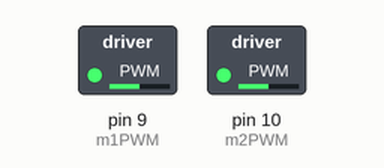
This sketch was run on a simulated Arduino Uno, built with avr-gcc and run on an emulated ATmega328P. On the bench: switched loads named in the sketch (green lamp = pin HIGH). What the sketch prints to the serial monitor is not drawn.

Above: at 0.15 s.
Timing chart, 0 to 1.8 s (numbered marks = the images above):
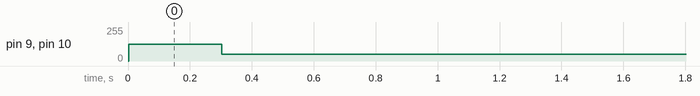

Measured:
- by itself, pin 9 (m1PWM), pin 10 (m2PWM): 0/255 → 127/255 at 0.00 s, → 51/255 0.30 s later

The sketch:

Rotation_v4__not_working_yet_.ino
```cpp
/*
  Left motor = M2, Right motor = M1

  Connections             Arduino Pin
  M2Encoder B output ---> pin 3
  M1Encoder B output ---> pin 5

*/

#include <PinChangeInt.h>
#define pi 3.14159265359
#define left_rotation_interval 1100
#define left_rotation_pi_const 0.78
#define rotation_sampling_interval 100

// Initialization
int m1INA = 2;      // Motor1 Dir A
int m1INB = 4;        // Motor1 Dir B
int m1PWM = 9;       // M1PWM
int m2INA = 7;      // Motor2 Dir A
int m2INB = 8;        // Motor2 Dir B
int m2PWM = 10;       // M2PWM
int count=0;
double left_rotation_dc[left_rotation_interval/rotation_sampling_interval] ;
void setup(){

  Serial.begin(115200);
  PCintPort::attachInterrupt(PIN3, &interrrupt_count, RISING);

  // Compute left rotation dc
  for(int i=0,t=0; i<(left_rotation_interval/rotation_sampling_interval); i++,t+=rotation_sampling_interval){
    left_rotation_dc[i] = abs(0.51*sin(left_rotation_pi_const*pi*t*0.001)*sin(left_rotation_pi_const*pi*t*0.001));
  }


  Serial.println("Connection Established");
}

void loop(){
  //rotateLeft90();
  //delay(1500)
  rotateRight90();
  delay(1500);
}

void rotateLeft90(){
  /// setting wheel direction to rotate robot left
  digitalWrite(m1INB, HIGH);
  digitalWrite(m2INB, LOW);
  digitalWrite(m1INA, LOW);
  digitalWrite(m2INA, HIGH);

  analogWrite(m2PWM,0.5*255);
  analogWrite(m1PWM,0.5*255);
  delay(300);
  analogWrite(m2PWM,0.2*255);
  analogWrite(m1PWM,0.2*255);
  while(count<440){
    delay(1);
  }
  analogWrite(m2PWM, 0*255);
  analogWrite(m1PWM, 0*255);
  count=0;
}

void rotateRight90(){
  /// setting wheel direction to rotate robot left
  digitalWrite(m1INB, LOW);
  digitalWrite(m2INB, HIGH);
  digitalWrite(m1INA, HIGH);
  digitalWrite(m2INA, LOW);

  analogWrite(m2PWM,0.5*255);
  analogWrite(m1PWM,0.5*255);
  delay(300);
  analogWrite(m2PWM,0.2*255);
  analogWrite(m1PWM,0.2*255);
  while(count<410){
    delay(1);
  }
  analogWrite(m2PWM, 0*255);
  analogWrite(m1PWM, 0*255);
  count=0;
}

void interrrupt_count(){
  count++;
}
```
